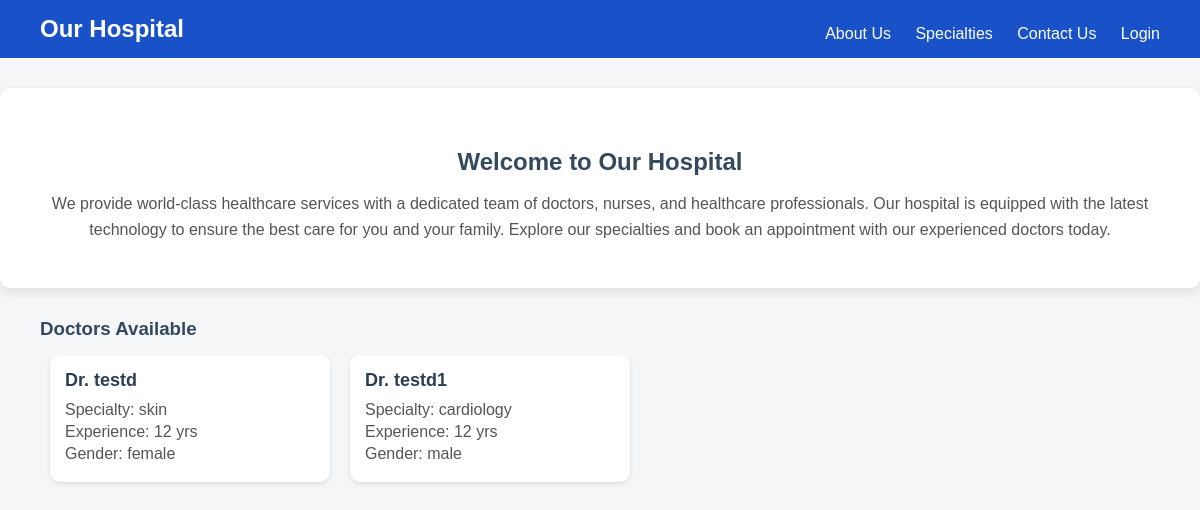
The page / on the database its author committed.
### tables this page shows
CREATE TABLE doctors (
            id INTEGER PRIMARY KEY AUTOINCREMENT,
            name TEXT NOT NULL,
            specialization TEXT NOT NULL,
            gender TEXT NOT NULL,
            experience INTEGER NOT NULL,
            contact TEXT,
            available_slots INTEGER NOT NULL);

### app.py (the view)
@app.route('/')
def index():
    conn = get_db()
    cursor = conn.cursor()
    cursor.execute("SELECT name, specialization, experience,gender FROM doctors")
    doctors = cursor.fetchall()
    conn.close()
    return render_template('index.html', doctors=doctors)

### db.py (called while the page is built)
def get_db():
    conn = sqlite3.connect(DATABASE)
    conn.row_factory = sqlite3.Row
    return conn

### templates/index.html (shortened to what this page needs)
<!DOCTYPE html>
<html lang="en">
<head>
</head>
<body>
    <header>
        <h1>Our Hospital</h1>
        <nav>
            <a href="/about">About Us</a>
            <div class="dropdown">
                <a href="#" onclick="toggleDropdown(event)">Specialties</a>
            </div>
            <a href="/contact">Contact Us</a>
            <a href="/login">Login</a>
        </nav>
    </header>
    <div class="container">
        <h2>Welcome to Our Hospital</h2>
        <p class="welcome-text">We provide world-class healthcare services with a dedicated team of doctors, nurses, and healthcare professionals. Our hospital is equipped with the latest technology to ensure the best care for you and your family. Explore our specialties and book an appointment with our experienced doctors today.</p>
    </div>
    <h3 style="margin-left: 40px;">Doctors Available</h3>
    <div class="doctor-container" style="margin-left: 40px;">
        {% for doctor in doctors %}
        <div class="doctor-card">
            <h3>Dr. {{ doctor[0] }}</h3>
            <p>Specialty: {{ doctor[1] }}</p>
            <p>Experience: {{ doctor[2] }} yrs</p>
            <p>Gender: {{ doctor[3] }}</p>
        </div>
        {% endfor %}
    </div>
</body>
</html>

### templates/index.html (style rules this page uses)
body { font-family: Arial, sans-serif; background-color: #f4f6f8; padding: 0; margin: 0; }
header { background-color: #1951c9; padding: 15px 40px; color: white; display: flex; justify-content: space-between; align-items: center; }
header h1 { margin: 0; font-size: 24px; }
nav a { color: white; text-decoration: none; margin-left: 20px; font-size: 16px; transition: color 0.3s ease; }
.dropdown { position: relative; display: inline-block; margin-top: 10px; }
.container { max-width: 1200px; margin: auto; background-color: white; padding: 30px; border-radius: 10px; box-shadow: 0 4px 12px rgba(0, 0, 0, 0.1); margin-top: 30px; }
h2 { color: #34495e; margin-top: 30px; margin-bottom: 15px; }
p.welcome-text { color: #555; font-size: 16px; text-align: center; margin-top: 10px; line-height: 1.6; }
.doctor-container { display: flex; flex-wrap: wrap; gap: 20px; justify-content: flex-start; padding: 0 10px; }
.doctor-card { background-color: #ffffff; padding: 15px; border-radius: 10px; box-shadow: 0 2px 4px rgba(0, 0, 0, 0.1); width: 250px; }
.doctor-card h3 { margin: 0 0 10px 0; font-size: 18px; color: #2c3e50; }
.doctor-card p { margin: 4px 0; color: #555; }
h2 { text-align: center; color: #34495e; margin-top: 30px; margin-bottom: 15px; }
h3 { color: #34495e; margin-top: 30px; margin-bottom: 15px; }

### rows shown on the page
doctors: name "testd", specialization "skin", experience "12", gender "female"
doctors: name "testd1", specialization "cardiology", experience "12", gender "male"
